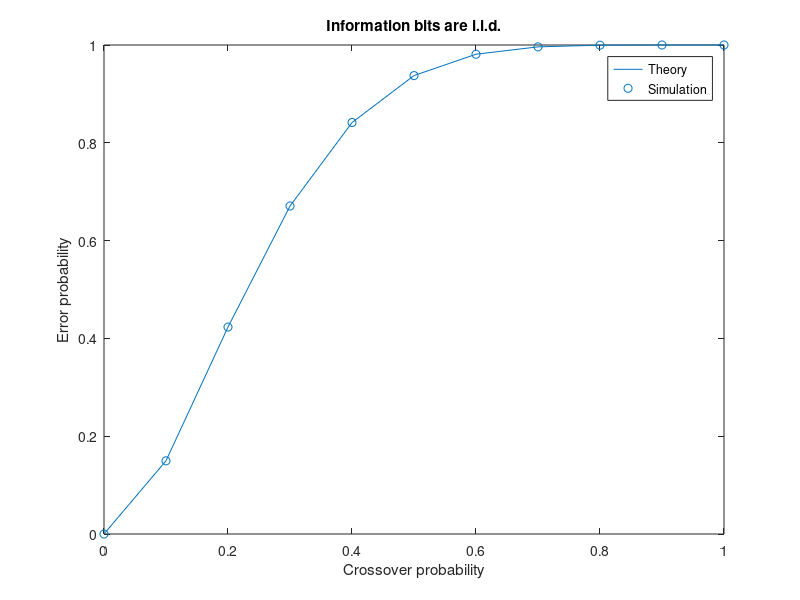
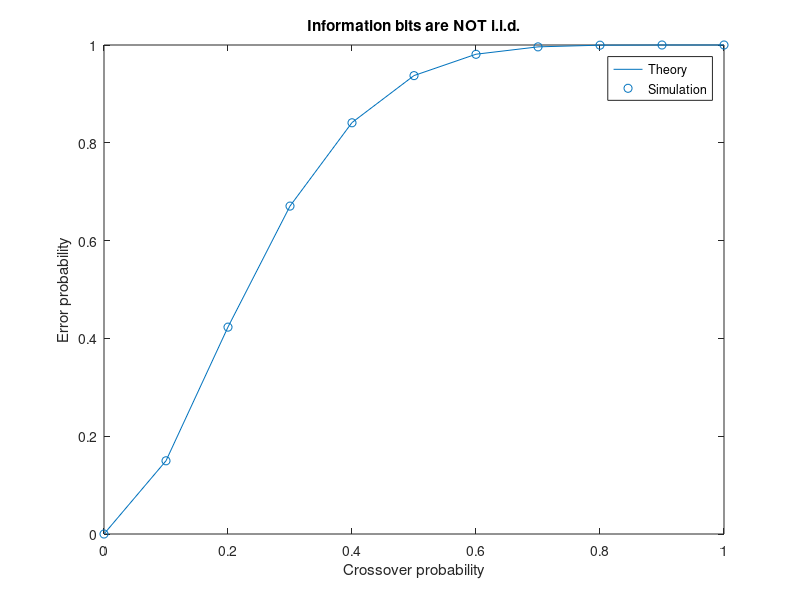
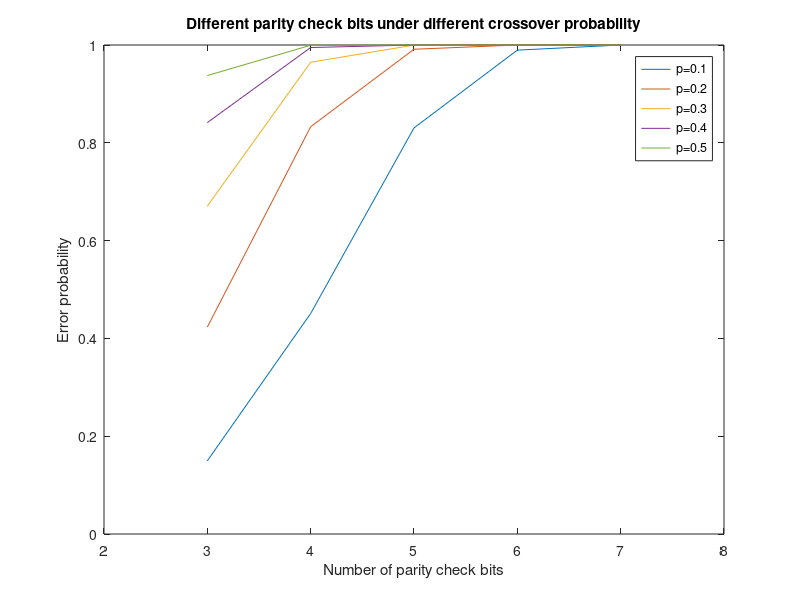
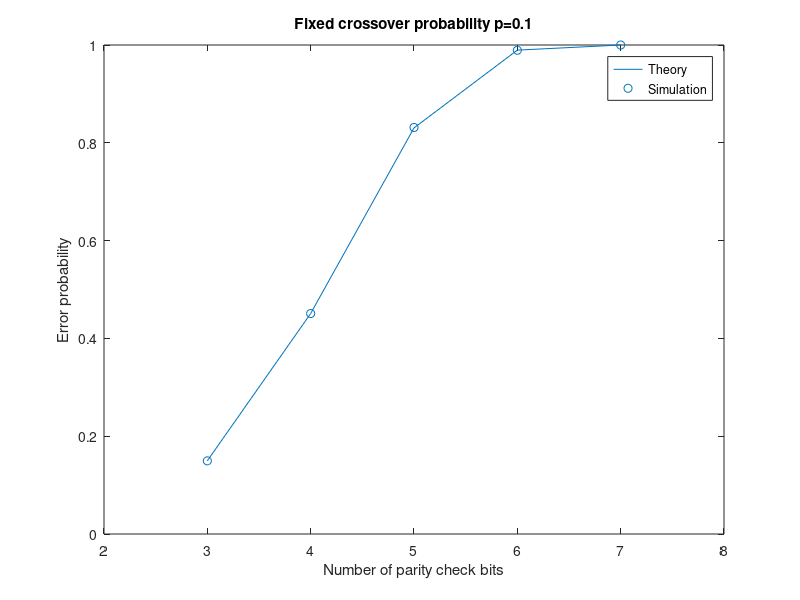

The MATLAB source for these figures, in order:
clear
clc

load('data.mat')

% Assume that the information bits are i.i.d.
figure
plot(0:0.1:1, theo_err_1)
hold on
scatter(0:0.1:1, sim_err_1)
legend('Theory', 'Simulation')
xlabel('Crossover probability')
ylabel('Error probability')
title('Information bits are i.i.d.')

% Assume that the information bits are not i.i.d.
figure
plot(0:0.1:1, theo_err_2)
hold on
scatter(0:0.1:1, sim_err_2)
legend('Theory', 'Simulation')
xlabel('Crossover probability')
ylabel('Error probability')
title('Information bits are NOT i.i.d.')

% Different crossover probability under different number of parity check bits (theory)
theo_err_3 = zeros(5, 5);
for p=0.1:0.1:0.5
    for m=3:7
        k = 2^m - 1 - m; % info bits
        n = 2^m - 1; % code length

        theo_err_3(int8(p/0.1), m-2) = 1 - (1-p)^n - n*(1-p)^(n-1)*p;
    end
end

figure
plot(3:7, theo_err_3(1,:))
hold on
plot(3:7, theo_err_3(2,:))
hold on
plot(3:7, theo_err_3(3,:))
hold on
plot(3:7, theo_err_3(4,:))
hold on
plot(3:7, theo_err_3(5,:))
legend('p=0.1','p=0.2','p=0.3','p=0.4','p=0.5')
xlim([2,8])
ylim([0,1])
xlabel('Number of parity check bits')
ylabel('Error probability')
title('Different parity check bits under different crossover probability')

% Fixed crossover probability p = 0.1 with different parity check bits
figure
plot(3:7, theo_err_4)
hold on
scatter(3:7, sim_err_4)
legend('Theory', 'Simulation')
xlim([2,8])
ylim([0,1])
xlabel('Number of parity check bits')
ylabel('Error probability')
title('Fixed crossover probability p=0.1')
